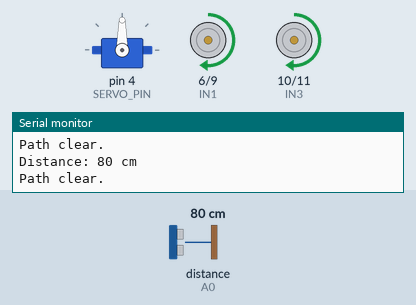
The sketch below on a simulated Arduino Uno, built with avr-gcc and run on an emulated ATmega328P. Parts: servo, motor-driver pin pairs drawn as motors (green arrow = first pin HIGH = forward, orange = second pin HIGH = backward, longer = more drive, scaled by the enable pin), the last lines printed to the serial monitor. Wiring (inferred from the names in the program): ultrasonic range finder: trigger A1; echo A0. The inputs (shaded band) are chosen by the test bench; at power-on: distance to the obstacle (sensor on A0) 80 cm. The echo pulse lasts 58.3 µs per cm.

Above: at 6.2 s.
6.3 s: distance to the obstacle (sensor on A0) set to 4 cm
At 6.61 s:
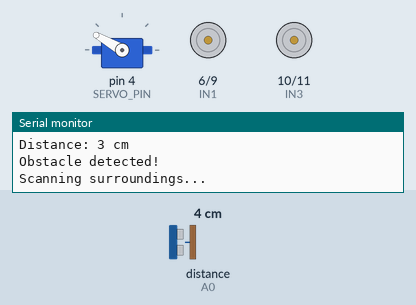
9.3 s: distance to the obstacle (sensor on A0) set to 35 cm
At 11.9 s:
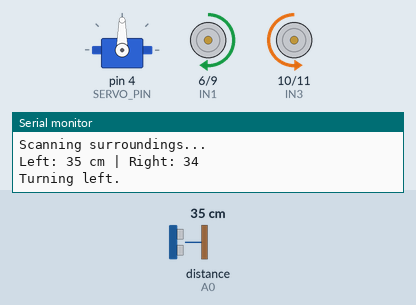
12.3 s: distance to the obstacle (sensor on A0) set to 2 cm
At 13.7 s:
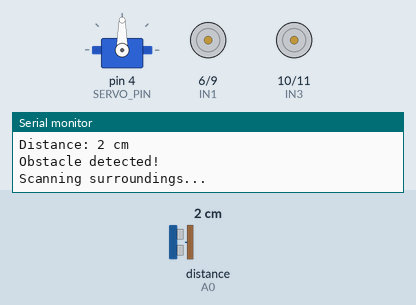
15.3 s: distance to the obstacle (sensor on A0) set to 4 cm
At 16.0 s:
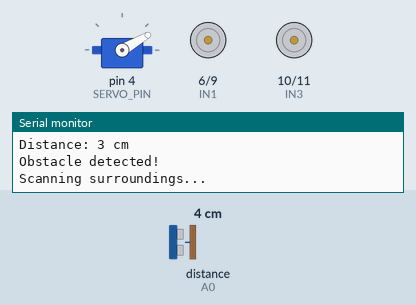
18.3 s: distance to the obstacle (sensor on A0) set to 60 cm
At 19.49 s:
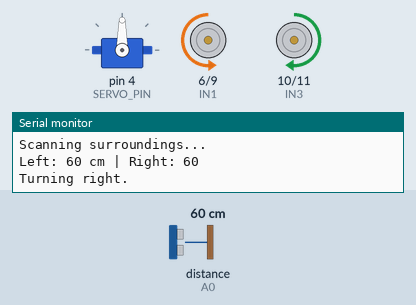
21.1 s: distance to the obstacle (sensor on A0) set to 9 cm
At 21.42 s:
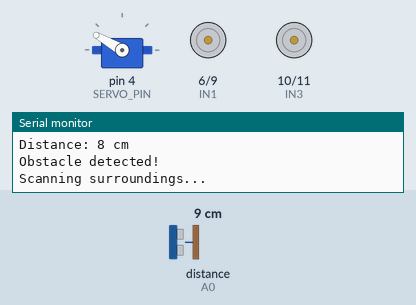
Timing chart, 0 to 25.1 s (numbered marks = the images above; inputs shaded):
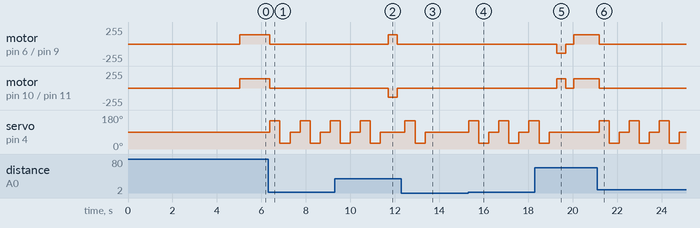

The sketch:

RobotCar.ino
```cpp
#include <Arduino.h>
#include <Servo.h>

/*
 * Arduino Autonomous Robot Car - v1.0
 *
 * Hardware:
 * - Arduino Uno R3
 * - L298N motor driver
 * - HC-SR04 ultrasonic sensor
 * - SG90 servo
 *
 * Features:
 * - Autonomous forward movement
 * - Ultrasonic obstacle detection
 * - Left/right environmental scanning
 * - Basic obstacle avoidance
 *
 * Status: Experimental
 */

// ============================================
// PIN CONFIGURATION
// ============================================

// Motor A - Right wheel
const uint8_t ENA = 3;
const uint8_t IN1 = 6;
const uint8_t IN2 = 9;

// Motor B - Left wheel
const uint8_t ENB = 5;
const uint8_t IN3 = 10;
const uint8_t IN4 = 11;

// Ultrasonic sensor
const uint8_t TRIG_PIN = A1;
const uint8_t ECHO_PIN = A0;

// Servo
const uint8_t SERVO_PIN = 4;
Servo scanner;

// ============================================
// CONFIGURATION
// ============================================

const int MOTOR_SPEED = 140;
const int TURN_SPEED = 140;

const int SAFE_DISTANCE = 35; // cm
const int TURN_CLEARANCE = 35;

const int CENTER_ANGLE = 90;
const int LEFT_ANGLE = 150;
const int RIGHT_ANGLE = 30;

const unsigned long TURN_DURATION = 400;
const unsigned long SCAN_DELAY = 450;

// Adjust these if your motors are reversed
const bool REVERSE_RIGHT_MOTOR = false;
const bool REVERSE_LEFT_MOTOR = false;

// ============================================
// MOTOR CONTROL
// ============================================

void stopMotors() {
  analogWrite(ENA, 0);
  analogWrite(ENB, 0);

  digitalWrite(IN1, LOW);
  digitalWrite(IN2, LOW);
  digitalWrite(IN3, LOW);
  digitalWrite(IN4, LOW);
}

void setMotors(int right, int left) {
  right = constrain(right, -255, 255);
  left = constrain(left, -255, 255);

  if (REVERSE_RIGHT_MOTOR) right = -right;
  if (REVERSE_LEFT_MOTOR) left = -left;

  // Disable PWM before changing direction
  analogWrite(ENA, 0);
  analogWrite(ENB, 0);

  digitalWrite(IN1, right > 0 ? HIGH : LOW);
  digitalWrite(IN2, right < 0 ? HIGH : LOW);

  digitalWrite(IN3, left > 0 ? HIGH : LOW);
  digitalWrite(IN4, left < 0 ? HIGH : LOW);

  analogWrite(ENA, abs(right));
  analogWrite(ENB, abs(left));
}

void moveForward() {
  setMotors(MOTOR_SPEED, MOTOR_SPEED);
}

void turnLeft() {
  setMotors(TURN_SPEED, -TURN_SPEED);
}

void turnRight() {
  setMotors(-TURN_SPEED, TURN_SPEED);
}

// ============================================
// ULTRASONIC SENSOR
// ============================================

long readDistance() {
  digitalWrite(TRIG_PIN, LOW);
  delayMicroseconds(2);

  digitalWrite(TRIG_PIN, HIGH);
  delayMicroseconds(10);
  digitalWrite(TRIG_PIN, LOW);

  unsigned long duration =
      pulseIn(ECHO_PIN, HIGH, 30000UL);

  // Invalid or missing echo
  if (duration == 0) return -1;

  long distance = duration / 58;

  if (distance < 2 || distance > 400) {
    return -1;
  }

  return distance;
}

// ============================================
// SERVO SCANNING
// ============================================

long scanDirection(int angle) {
  scanner.write(angle);
  delay(SCAN_DELAY);

  return readDistance();
}

// ============================================
// OBSTACLE AVOIDANCE
// ============================================

void avoidObstacle() {
  stopMotors();

  Serial.println("Obstacle detected!");
  Serial.println("Scanning surroundings...");

  // Scan both directions
  long leftDistance = scanDirection(LEFT_ANGLE);
  long rightDistance = scanDirection(RIGHT_ANGLE);

  // Return servo to center
  scanner.write(CENTER_ANGLE);
  delay(350);

  Serial.print("Left: ");
  Serial.print(leftDistance);
  Serial.print(" cm | Right: ");
  Serial.println(rightDistance);

  // Stop if a measurement is invalid
  if (leftDistance < 0 || rightDistance < 0) {
    Serial.println("Scan failed.");
    stopMotors();
    return;
  }

  // No clear direction
  if (leftDistance < TURN_CLEARANCE &&
      rightDistance < TURN_CLEARANCE) {
    Serial.println("Both sides blocked.");
    stopMotors();
    return;
  }

  // Turn toward the clearer direction
  if (leftDistance > rightDistance) {
    Serial.println("Turning left.");
    turnLeft();
  } else {
    Serial.println("Turning right.");
    turnRight();
  }

  delay(TURN_DURATION);

  stopMotors();
  delay(250);
}

// ============================================
// SETUP
// ============================================

void setup() {
  Serial.begin(9600);

  pinMode(ENA, OUTPUT);
  pinMode(ENB, OUTPUT);
  pinMode(IN1, OUTPUT);
  pinMode(IN2, OUTPUT);
  pinMode(IN3, OUTPUT);
  pinMode(IN4, OUTPUT);

  stopMotors();

  pinMode(TRIG_PIN, OUTPUT);
  pinMode(ECHO_PIN, INPUT);

  digitalWrite(TRIG_PIN, LOW);

  scanner.attach(SERVO_PIN);
  scanner.write(CENTER_ANGLE);

  Serial.println("========================");
  Serial.println(" Autonomous Robot v1.0");
  Serial.println("========================");

  delay(5000);
}

// ============================================
// MAIN LOOP
// ============================================

void loop() {
  long distance = readDistance();

  Serial.print("Distance: ");
  Serial.print(distance);
  Serial.println(" cm");

  if (distance < 0) {
    // Stop when sensor data is unreliable
    stopMotors();
    Serial.println("Sensor error - STOP");
  }
  else if (distance <= SAFE_DISTANCE) {
    avoidObstacle();
  }
  else {
    moveForward();
    Serial.println("Path clear.");
  }

  delay(100);
}
```

Measured:
- the behaviour switches between 2 and 3 cm on distance to the obstacle (sensor on A0) (found by bisection; images 3 and 4)
- after the input at 6.3 s, motor on pin 6 (IN1) / pin 9 (IN2), motor on pin 10 (IN3) / pin 11 (IN4): forward 140/255 → stopped after 0.09 s; servo on pin 4 (SERVO_PIN): 90° → 150° after 0.09 s, → 30° 0.45 s later, → 90° 0.45 s later, → 150° 0.45 s later, … (7 changes in this stretch)
- after the input at 9.3 s, motor on pin 6 (IN1) / pin 9 (IN2): stopped → forward 140/255 after 2.4 s, → stopped 0.40 s later; motor on pin 10 (IN3) / pin 11 (IN4): stopped → backward 140/255 after 2.4 s, → stopped 0.40 s later
- after the input at 12.3 s, motor on pin 6 (IN1) / pin 9 (IN2): stays stopped (without the input it goes to forward 140/255 after 1.4 s); motor on pin 10 (IN3) / pin 11 (IN4): stays stopped (without the input it goes to backward 140/255 after 1.4 s); servo on pin 4 (SERVO_PIN): goes on until 13.4 s, then stays 90°
- after the input at 15.3 s, servo on pin 4 (SERVO_PIN): 90° → 150° at once, → 30° 0.45 s later, → 90° 0.45 s later, → 150° 0.45 s later, … (7 changes in this stretch)
- after the input at 18.3 s, motor on pin 6 (IN1) / pin 9 (IN2): stopped → backward 140/255 after 0.99 s, → stopped 0.40 s later, → forward 140/255 0.35 s later; motor on pin 10 (IN3) / pin 11 (IN4): stopped → forward 140/255 after 0.99 s, → stopped 0.40 s later, → forward 140/255 0.35 s later
- after the input at 21.1 s, motor on pin 6 (IN1) / pin 9 (IN2), motor on pin 10 (IN3) / pin 11 (IN4): forward 140/255 → stopped after 0.09 s; servo on pin 4 (SERVO_PIN): 90° → 150° after 0.09 s, then repeats every 1.4 s: 30° 0.45 s, 90° 0.45 s, 150° 0.45 s
